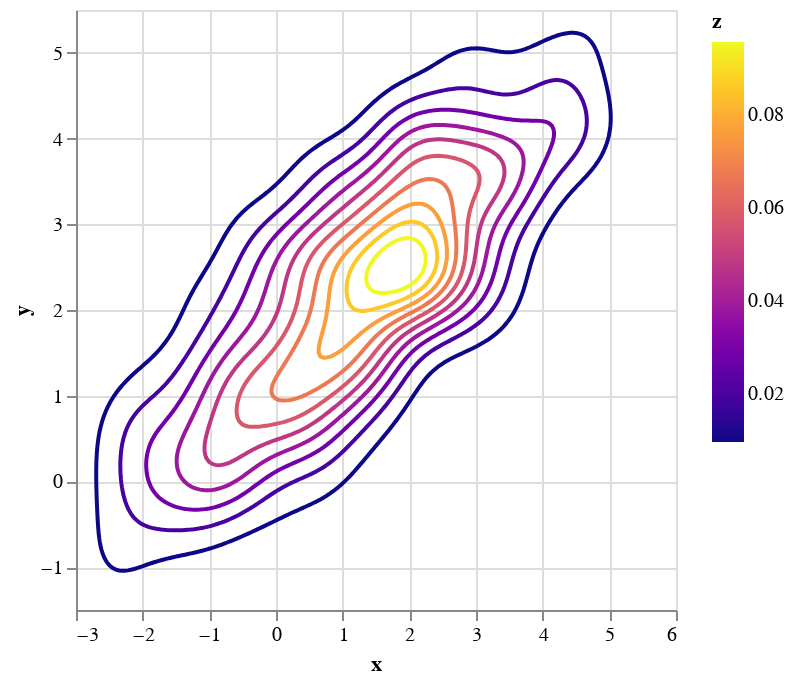

Notebook cell for this chart:
### Code cell
contourplot(samples[:,1],samples[:,2],color_scheme="plasma")

### Figure 1 — Vega-Lite specification as saved in the notebook (floating-point values rounded to 4 significant figures; data arrays with more than 128 entries replaced by an {"elided": "..."} marker saying what was removed)
{"data": {"values": {"elided": "3408 records"}}, "encoding": {"color": {"field": "z", "scale": {"scheme": "plasma"}, "type": "quantitative"}, "detail": {"field": "group", "type": "quantitative"}, "order": {"field": "row", "type": "quantitative"}, "x": {"field": "x", "type": "quantitative"}, "y": {"field": "y", "type": "quantitative"}}, "mark": "line"}
